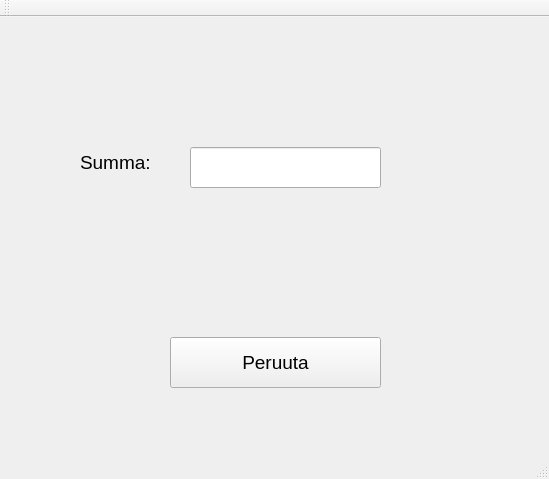
<?xml version="1.0" encoding="UTF-8"?>
<ui version="4.0">
 <class>MainWindow</class>
 <widget class="QMainWindow" name="MainWindow">
  <property name="geometry">
   <rect>
    <x>0</x>
    <y>0</y>
    <width>549</width>
    <height>479</height>
   </rect>
  </property>
  <property name="windowTitle">
   <string>MainWindow</string>
  </property>
  <widget class="QWidget" name="centralWidget">
   <widget class="QPushButton" name="BtnBack">
    <property name="geometry">
     <rect>
      <x>170</x>
      <y>320</y>
      <width>211</width>
      <height>51</height>
     </rect>
    </property>
    <property name="font">
     <font>
      <pointsize>14</pointsize>
     </font>
    </property>
    <property name="text">
     <string>Peruuta</string>
    </property>
   </widget>
   <widget class="QLabel" name="labelSumma">
    <property name="geometry">
     <rect>
      <x>80</x>
      <y>130</y>
      <width>161</width>
      <height>31</height>
     </rect>
    </property>
    <property name="font">
     <font>
      <pointsize>14</pointsize>
     </font>
    </property>
    <property name="text">
     <string>Summa:</string>
    </property>
   </widget>
   <widget class="QLineEdit" name="lineEditSumma">
    <property name="geometry">
     <rect>
      <x>190</x>
      <y>130</y>
      <width>191</width>
      <height>41</height>
     </rect>
    </property>
   </widget>
  </widget>
  <widget class="QMenuBar" name="menuBar">
   <property name="geometry">
    <rect>
     <x>0</x>
     <y>0</y>
     <width>549</width>
     <height>26</height>
    </rect>
   </property>
  </widget>
  <widget class="QToolBar" name="mainToolBar">
   <attribute name="toolBarArea">
    <enum>TopToolBarArea</enum>
   </attribute>
   <attribute name="toolBarBreak">
    <bool>false</bool>
   </attribute>
  </widget>
  <widget class="QStatusBar" name="statusBar"/>
 </widget>
 <layoutdefault spacing="6" margin="11"/>
 <resources/>
 <connections/>
</ui>
